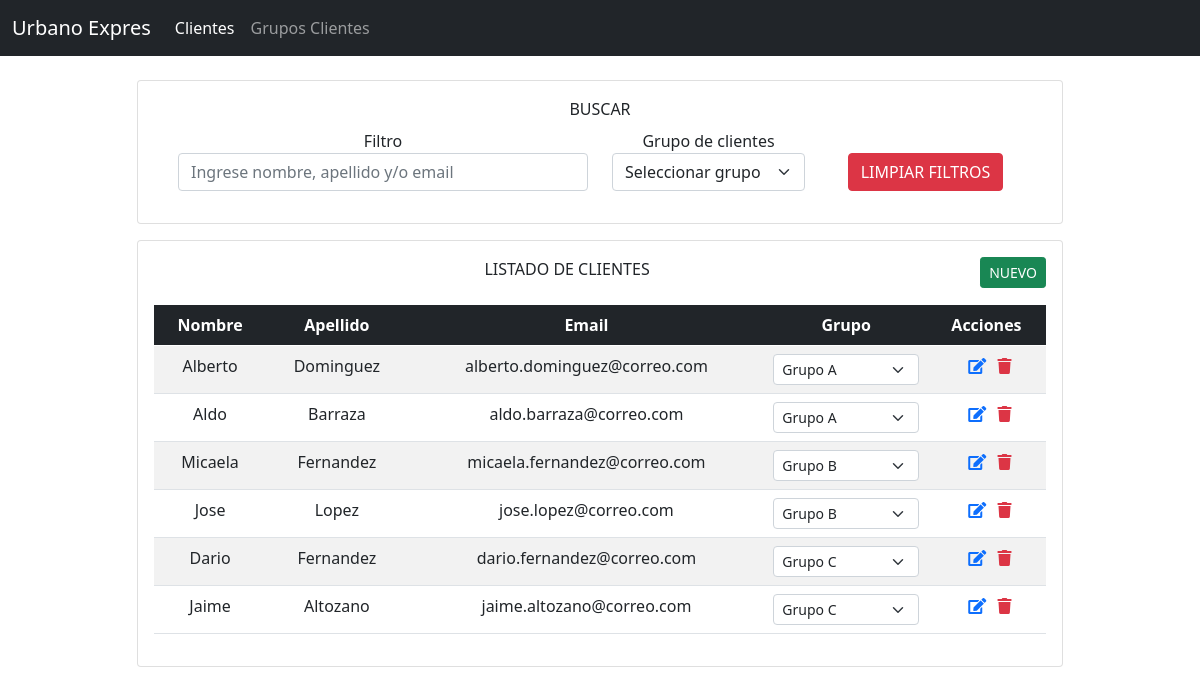
/clientes_urbano/index.php, run on the app's committed database.
### tables this page shows
CREATE TABLE IF NOT EXISTS `clientes` (
  `id` int(11) NOT NULL AUTO_INCREMENT,
  `nombre` varchar(50) NOT NULL,
  `apellido` varchar(50) NOT NULL,
  `email` varchar(50) NOT NULL,
  `grupo_cliente` int(11) NOT NULL,
  `observaciones` varchar(50) NOT NULL,
  `estado` tinyint(1) NOT NULL DEFAULT '1',
  PRIMARY KEY (`id`),
  KEY `fk_clientes_grupo_clientes` (`grupo_cliente`)
);

### clientes_urbano/index.php (called while the page is built, shortened)
<?php
$nombre = empty($_POST['nombre']) ? null : $_POST['nombre'];
$apellido = empty($_POST['apellido']) ? null : $_POST['apellido'];
$email = empty($_POST['email']) ? null : $_POST['email'];
$grupo = empty($_POST['grupo']) ? 0 : $_POST['grupo'];
$query = json_decode(Clientes_db::Buscar(null, $nombre, $apellido, $email, $grupo));
$clientes = array();
$grupos = array();
require_once('views/Index.php');
?>

### clientes_urbano/models/ClienteModel.php (called while the page is built, shortened)
<?php
class ClienteModel {
    public function setId($id){
        $this->id = $id;
        return $this;
    }
    public function setNombre($nombre){
        $this->nombre = $nombre;
        return $this;
    }
    public function setApellido($apellido){
        $this->apellido = $apellido;
        return $this;
    }
    public function setEmail($email){
        $this->email = $email;
        return $this;
    }
    public function setGrupoCliente(GrupoClienteModel $grupoCliente){
        $this->grupoCliente = $grupoCliente;
        return $this;
    }
}
?>

### clientes_urbano/lib/database/Database.php (called while the page is built, shortened)
<?php
class Database {
     public static $host = "localhost";
     public static $user  = "root";
     public static $pass = "";
     public static $db = "urbano_db";
     public static function Connect() {
          $pdo = new PDO("mysql:host=".self::$host.";dbname=".self::$db.";charset=utf8", self::$user, self::$pass);
          $pdo->setAttribute(PDO::ATTR_ERRMODE, PDO::ERRMODE_EXCEPTION);
          return $pdo;
     }
     public static function Query($query){
          $statement = self::Connect()->query($query);
          return $statement->fetchAll(PDO::FETCH_OBJ);
     }
}
?>

### clientes_urbano/lib/database/Clientes_db.php (called while the page is built, shortened)
<?php
require_once 'database.php';
class Clientes_db {
    public static function Buscar($id = null, $nombre = null, $apellido = null, $email = null, $grupo = null){
        $id = $id == 0  ? 'null' : $id;
        $nombre = is_null($nombre) ? '' : $nombre;
        $apellido = is_null($apellido) ? '' : $apellido;
        $email = is_null($email) ? '' : $email;
        $grupo =  $grupo == 0 ? 'null' : $grupo;
        $query = "call spListarClientes($id, '$nombre', '$apellido', '$email', $grupo);";
        $res = Database::Query($query);
        return json_encode($res);
    }
}
?>

### clientes_urbano/models/GrupoClienteModel.php (called while the page is built, shortened)
<?php
class GrupoClienteModel {
    public function setId($id){
        $this->id = $id;
        return $this;
    }
    public function setNombre($nombre){
        $this->nombre = $nombre;
        return $this;
    }
}
?>

### clientes_urbano/views/partials/ListadoClientes.php (the view, shortened to what this page needs)
<div class="container mt-4">
    <div class="row">
        <div class="col-lg-10 offset-lg-1">
            <div class="card">
                <div class="card-body text-center">
                    <span>BUSCAR</span>
                    <div class="container mt-2">
                        <div class="row">
                            <div class="col-md-6">
                                <div class="mb-3">
                                    <label for="emailCliente">Filtro</label>
                                    <input type="text" class="form-control" placeholder="Ingrese nombre, apellido y/o email" id="filtroListadoClientes">
                                </div>
                            </div>
                            <div class="col-md-3">
                                <div class="mb-3">
                                    <label for="grupoCliente">Grupo de clientes</label>
                                    <select class="form-select" id="grupoCliente">
                                        <option selected value="">Seleccionar grupo</option>
                                    </select>
                                </div>
                            </div>
                            <div class="col-md-3">
                                <div class="mt-4">
                                    <button class="btn btn-danger btn-md" id="limpiarBuscadorListadoClientes">LIMPIAR FILTROS</button>
                                </div>
                            </div>
                        </div>
                    </div>
                </div>
            </div>
            <div class="card mt-3">
                <div class="card-body text-center">
                    <span>LISTADO DE CLIENTES</span>
                    <button class="btn btn-success btn-sm float-end" id="nuevoCliente">NUEVO</button>
                        <?php if(count($clientes) == 0) { ?>
                            <div class="container bg-warning mt-5">
                                <span>No se encontraron clientes</span>
                            </div>
                        <?php } else { ?>
                            <table class="table table-striped text-center mt-4">
                                <thead class="table-dark">
                                    <tr>
                                        <th>Nombre</th>
                                        <th>Apellido</th>
                                        <th>Email</th>
                                        <th>Grupo</th>
                                        <th>Acciones</th>
                                    </tr>
                                </thead>
                                <tbody>
                                    <?php foreach($clientes as $cliente) { ?>
                                        <tr>
                                            <td><?= $cliente->nombre ?></td>
                                            <td><?= $cliente->apellido ?></td>
                                            <td><?= $cliente->email ?></td>
                                            <td>
                                                <select class="form-select form-select-sm grupoClienteListado" data-idcliente="<?= $cliente->id ?>">
                                                    <?php foreach($grupos as $grupo) { ?>
                                                        <option value="<?= $grupo->id ?>" <?= $grupo->id == $cliente->grupoCliente->id ? "selected" : "" ?>><?=$grupo->nombre?></option>
                                                        <?php } ?>
                                                    </select>
                                                </td>
                                                <td>
                                                    <i class="fas fa-edit text-primary editarCliente" data-idcliente="<?= $cliente->id ?>"></i>
                                                    <i class="fas fa-trash text-danger eliminarCliente" data-idcliente="<?= $cliente->id ?>"></i>
                                                </td>
                                            </tr>
                                            <?php } ?>
                                        </tbody>
                                    </table>
                                <?php } ?>
                            </div>
                        </div>
                    </div>
                </div>
            </div>

### clientes_urbano/views/Index.php (shortened to what this page needs)
<!DOCTYPE html>
<html lang="en">
<head>
    <link href="https://cdn.jsdelivr.net/npm/bootstrap@5.1.0/dist/css/bootstrap.min.css" rel="stylesheet">
    <link href="./views/public/css/styles.css" rel="stylesheet">
    <link href="./views/public/css/jquery-ui.min.css" rel="stylesheet">
    <link rel="stylesheet" href="https://cdnjs.cloudflare.com/ajax/libs/font-awesome/5.15.4/css/all.min.css" />    <title>Document</title>
</head>
<body>
    <div class="container-fluid">
        <div class="row">
            <nav class="navbar navbar-expand-lg navbar-dark bg-dark">
            <div class="navbar-brand enlace" id="home">Urbano Expres</div>
                <div class="collapse navbar-collapse" id="navbarText">
                    <ul class="navbar-nav mr-auto">
                        <li class="nav-item">
                            <div class="nav-link active enlace" id="clientes">Clientes</div>
                        </li>
                        <li class="nav-item">
                            <div class="nav-link enlace" id="grupos">Grupos Clientes</div>
                        </li>
                    </ul>
                </div>
            </nav>
        </div>
        <div id="main">
            <?php
                require_once('partials/ListadoClientes.php');
            ?>
        </div>
    </div>
</body>
</html>

### clientes_urbano/views/public/css/styles.css (style rules this page uses)
.fas { cursor: pointer; margin-left: 7px; }
.enlace { cursor: pointer; }

### data on the page
clientes: nombre "Alberto", apellido "Dominguez", email "alberto.dominguez@correo.com", id "Grupo A"
clientes: nombre "Aldo", apellido "Barraza", email "aldo.barraza@correo.com", id "Grupo A"
clientes: nombre "Micaela", apellido "Fernandez", email "micaela.fernandez@correo.com", id "Grupo B"
clientes: nombre "Jose", apellido "Lopez", email "jose.lopez@correo.com", id "Grupo B"
clientes: nombre "Dario", apellido "Fernandez", email "dario.fernandez@correo.com", id "Grupo C"
clientes: nombre "Jaime", apellido "Altozano", email "jaime.altozano@correo.com", id "Grupo C"
